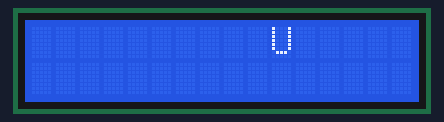
Simulated run of this sketch. Board: Arduino Uno, built with avr-gcc and run on an emulated ATmega328P. On the bench: 16×2 character LCD. Random numbers use the default seed unless the sketch sets one.

Above: at 0.46 s.
At 3.47 s:
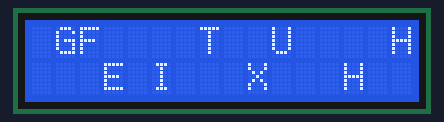
At 6.88 s:
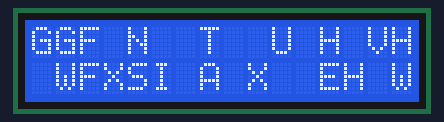
At 12.9 s:
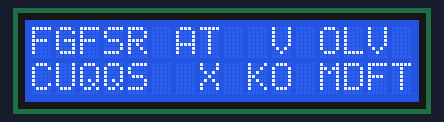
At 25.0 s:
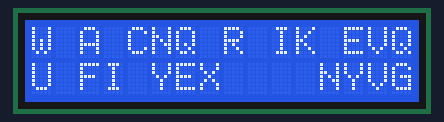
At 37.8 s:
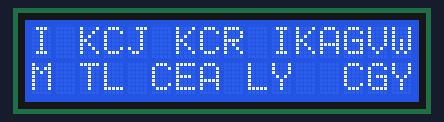

Measured:
- what the display in image 0 shows lasts 0.4 s, from 0.3 s to 0.7 s
- what the display in image 4 shows lasts 0.6 s, from 24.9 s to 25.5 s
- what the display in image 5 shows lasts 0.8 s, from 37.8 s to 38.6 s

The sketch:

EX_40_01.ino
```cpp
#include <LiquidCrystal.h>

LiquidCrystal lcd(7, 8, 10, 11, 12, 13);  // RS핀, E핀, 데이터 핀 4개

void setup() {
  lcd.begin(16, 2);       // LCD 초기화
  lcd.clear();          // LCD 화면 지우기

  randomSeed(analogRead(A0));
}

void loop() {
  int row = random(0, 2);
  int col = random(0, 17);

  char ch = random(0, 35) + 'A'; // 범위 밖은 공백으로 대체

  if (ch > 'Z') {
    ch = ' ';
  }

  lcd.setCursor(col, row);
  lcd.write(ch);

  delay(200);
}
```
